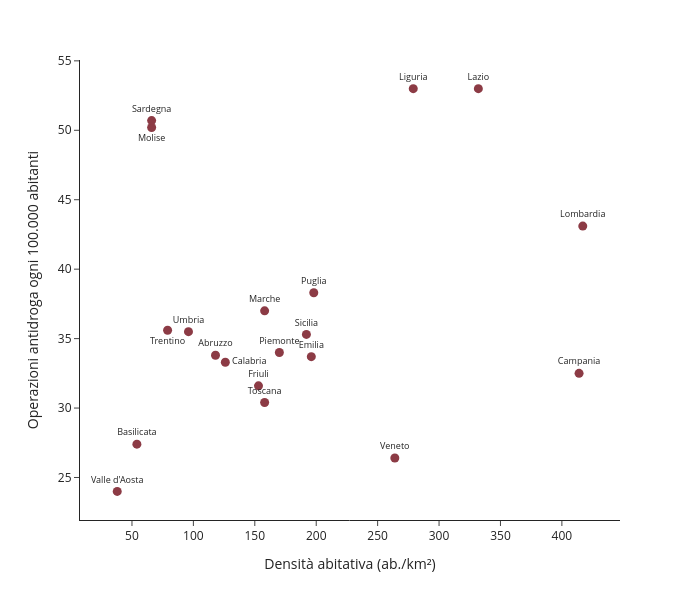

The notebook cell this image was saved under:
### Code cell
import pandas as pd
import plotly.express as px

df = pd.read_csv("criminalita_densita_regioni.csv")

correlazione = df["densita_ab_kmq"].corr(df["operazioni_per_100k_ab"])

fig = px.scatter(
    df,
    x="densita_ab_kmq",
    y="operazioni_per_100k_ab",
    text="regione",
)

fig.update_traces(
    marker=dict(size=9, color="#8c3b45"),
    textposition="top center",
    textfont=dict(size=9),
)

# rinomina solo alcune etichette mostrate (i dati restano invariati)
etichette = df["regione"].replace({
    "Trentino-Alto Adige": "Trentino",
    "Friuli Venezia Giulia": "Friuli",
    "Emilia Romagna": "Emilia",
})
fig.update_traces(text=etichette)

# posizioni personalizzate solo per queste 3 regioni, le altre restano "top center"
posizioni_personalizzate = {
    "Calabria": "middle right",
    "Molise": "bottom center",
    "Trentino-Alto Adige": "bottom center",
}
posizioni = [posizioni_personalizzate.get(regione, "top center") for regione in df["regione"]]
fig.update_traces(textposition=posizioni)

# range asse X compresso attorno ai dati reali (invece del padding di default)
x_min, x_max = df["densita_ab_kmq"].min(), df["densita_ab_kmq"].max()
margine = (x_max - x_min) * 0.08

fig.update_layout(
    xaxis_title="Densità abitativa (ab./km²)",
    yaxis_title="Operazioni antidroga ogni 100.000 abitanti",
    xaxis=dict(range=[x_min - margine, x_max + margine], dtick=50),
    template="simple_white",
    width=700,   # grafico più stretto: riduce la distanza fisica tra i valori sull'asse X
    height=600,
)

# 3. NOTA FONTE (in basso)
fig.add_annotation(
    text=(f""),
    xref="paper", yref="paper",
    x=0, y=-0.18,
    showarrow=False,
    font=dict(size=10, color="#888888"),
    align="left",
)

fig.show()

### Figure 1 — Plotly figure (JSON) as saved in the notebook; plotly's stock layout.template omitted (floating-point values rounded to 4 significant figures)
{"data": [{"hovertemplate": "densita_ab_kmq=%{x}<br>operazioni_per_100k_ab=%{y}<br>regione=%{text}<extra></extra>", "legendgroup": "", "marker": {"color": "#8c3b45", "size": 9, "symbol": "circle"}, "mode": "markers+text", "name": "", "orientation": "v", "showlegend": false, "text": ["Piemonte", "Valle d'Aosta", "Lombardia", "Liguria", "Trentino", "Veneto", "Friuli", "Emilia", "Toscana", "Umbria", "Marche", "Lazio", "Abruzzo", "Molise", "Campania", "Puglia", "Basilicata", "Calabria", "Sicilia", "Sardegna"], "textfont": {"size": 9}, "textposition": ["top center", "top center", "top center", "top center", "bottom center", "top center", "top center", "top center", "top center", "top center", "top center", "top center", "top center", "bottom center", "top center", "top center", "top center", "middle right", "top center", "top center"], "type": "scatter", "x": [170, 38, 417, 279, 79, 264, 153, 196, 158, 96, 158, 332, 118, 66, 414, 198, 54, 126, 192, 66], "xaxis": "x", "y": [34.0, 24.0, 43.1, 53.0, 35.6, 26.4, 31.6, 33.7, 30.4, 35.5, 37.0, 53.0, 33.8, 50.2, 32.5, 38.3, 27.4, 33.3, 35.3, 50.7], "yaxis": "y"}], "layout": {"annotations": [{"align": "left", "font": {"color": "#888888", "size": 10}, "showarrow": false, "text": "", "x": 0, "xref": "paper", "y": -0.18, "yref": "paper"}], "height": 600, "legend": {"tracegroupgap": 0}, "margin": {"t": 60}, "width": 700, "xaxis": {"anchor": "y", "domain": [0, 1], "dtick": 50, "range": [7.68, 447.3], "title": {"text": "Densità abitativa (ab./km²)"}}, "yaxis": {"anchor": "x", "domain": [0, 1], "title": {"text": "Operazioni antidroga ogni 100.000 abitanti"}}}}
